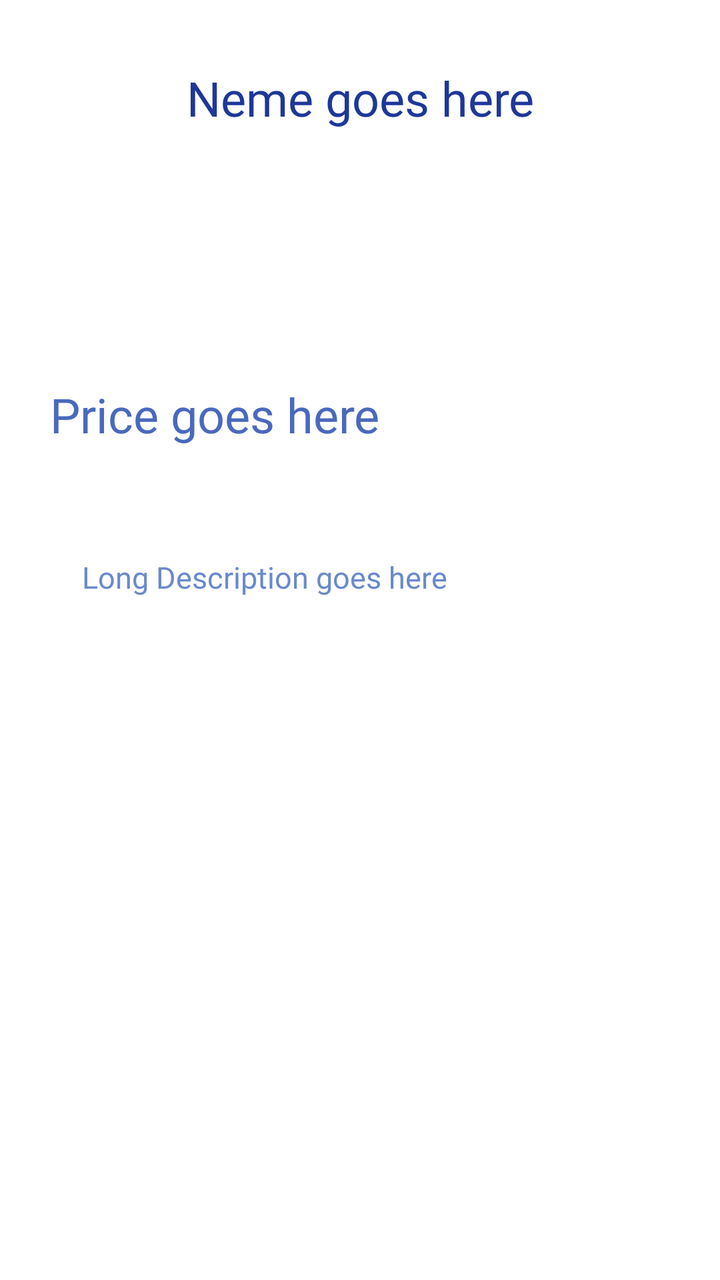
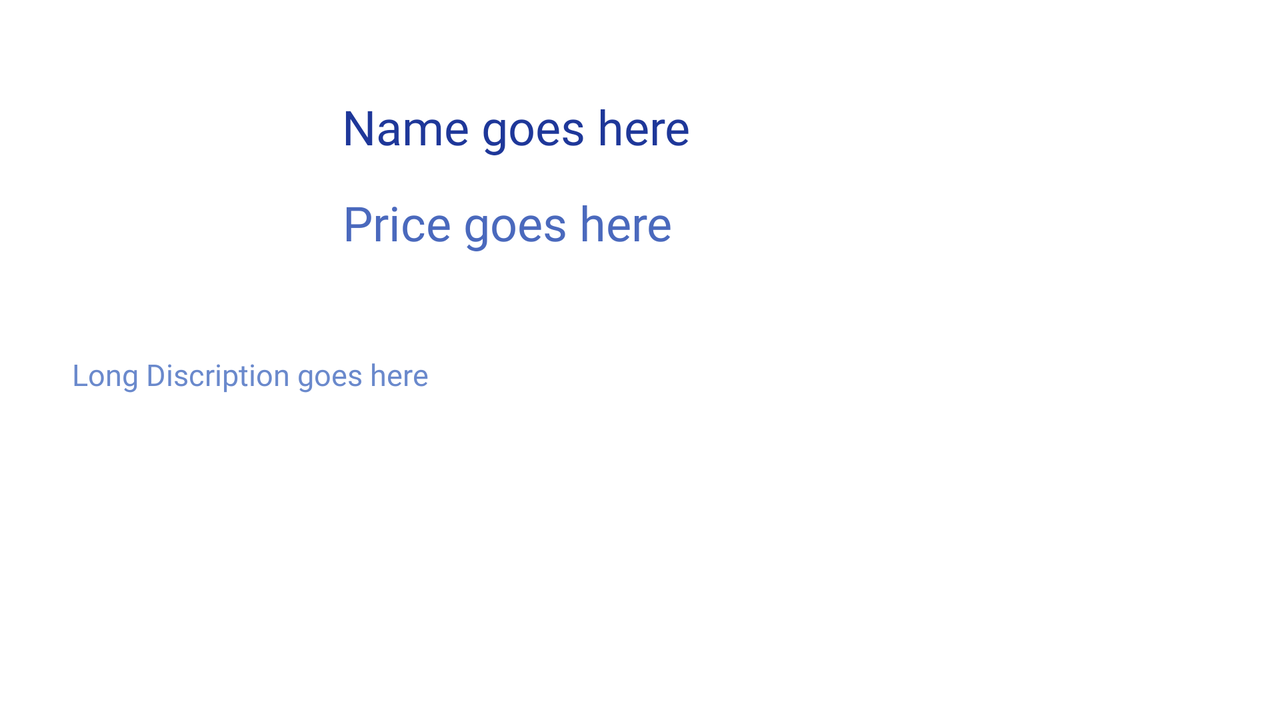

The same Android screen from two of the app's own layout files: first res/layout/ as a phone draws it, then the repository's variant for another configuration, drawn on a device whose configuration selects that folder. Both files follow.
<!-- AndroidManifest.xml: application theme Theme.RecyclerViewAndDetailPage -->
<!-- res/layout/activity_info.xml -->
<?xml version="1.0" encoding="utf-8"?>
<androidx.constraintlayout.widget.ConstraintLayout xmlns:android="http://schemas.android.com/apk/res/android"
    xmlns:app="http://schemas.android.com/apk/res-auto"
    xmlns:tools="http://schemas.android.com/tools"
    android:layout_width="match_parent"
    android:layout_height="match_parent"
    android:layout_margin="25dp"
    tools:context=".InfoActivity">

    <TextView
        android:id="@+id/name"
        android:layout_width="match_parent"
        android:layout_height="48dp"
        android:fontFamily="@font/amaranth_bold"
        android:gravity="center"
        android:text="Neme goes here"
        android:textColor="#1e3799"
        android:textSize="24sp"
        app:layout_constraintEnd_toEndOf="parent"
        app:layout_constraintHorizontal_bias="0.313"
        app:layout_constraintStart_toStartOf="parent"
        app:layout_constraintTop_toTopOf="parent" />

    <ImageView
        android:id="@+id/imageViewId"
        android:layout_width="120dp"
        android:layout_height="90dp"
        android:layout_marginTop="16dp"
        app:layout_constraintEnd_toEndOf="parent"
        app:layout_constraintHorizontal_bias="0.497"
        app:layout_constraintStart_toStartOf="parent"
        app:layout_constraintTop_toBottomOf="@+id/name"
        tools:srcCompat="@tools:sample/avatars" />


    <TextView
        android:id="@+id/price"
        android:layout_width="match_parent"
        android:layout_height="48dp"
        android:layout_marginTop="12dp"
        android:fontFamily="@font/aref_ruqaa"
        android:gravity="left"
        android:text="Price goes here"
        android:textColor="#4a69bd"
        android:textSize="24sp"

        app:layout_constraintEnd_toEndOf="parent"
        app:layout_constraintHorizontal_bias="0.0"
        app:layout_constraintStart_toStartOf="parent"
        app:layout_constraintTop_toBottomOf="@+id/imageViewId"
        app:layout_constraintVertical_bias="0.0" />

    <ScrollView
        android:id="@+id/scrollView2"
        android:layout_width="match_parent"
        android:layout_height="340dp"
        app:layout_constraintBottom_toBottomOf="parent"
        app:layout_constraintEnd_toEndOf="parent"
        app:layout_constraintHorizontal_bias="0.0"
        app:layout_constraintStart_toStartOf="parent"
        app:layout_constraintTop_toBottomOf="@+id/price"
        app:layout_constraintVertical_bias="0.816">

        <TextView
            android:id="@+id/l_Desc"
            android:layout_width="match_parent"
            android:layout_height="200dp"
            android:background="@drawable/textview_border"
            android:fontFamily="@font/artifika"
            android:paddingLeft="16sp"
            android:paddingTop="10dp"
            android:text="Long Description goes here"
            android:textColor="#6a89cc"
            android:textSize="15sp" />
    </ScrollView>

    <TextView
        android:id="@+id/s_Desc"
        android:layout_width="351dp"
        android:layout_height="43dp"
        android:text="Short Description goes here"
        android:textSize="20sp"
        android:visibility="gone"
        app:layout_constraintEnd_toEndOf="parent"
        app:layout_constraintHorizontal_bias="1.0"
        app:layout_constraintStart_toStartOf="parent"
        app:layout_constraintTop_toTopOf="parent" />




</androidx.constraintlayout.widget.ConstraintLayout>
<!-- resources referenced by this layout -->
<resources>
  <style name="Theme.RecyclerViewAndDetailPage" parent="Theme.MaterialComponents.DayNight.DarkActionBar">
          
          <item name="colorPrimary">@color/purple_500</item>
          <item name="colorPrimaryVariant">@color/purple_700</item>
          <item name="colorOnPrimary">@color/white</item>
          
          <item name="colorSecondary">@color/teal_200</item>
          <item name="colorSecondaryVariant">@color/teal_700</item>
          <item name="colorOnSecondary">@color/black</item>
          
          <item name="android:statusBarColor" tools:targetApi="l">?attr/colorPrimaryVariant</item>
          
      </style>
</resources>
<!-- res/layout-land/activity_info.xml (the repository's variant of the layout above) -->
<!-- drawn on the phone turned sideways -->
<?xml version="1.0" encoding="utf-8"?>
<androidx.constraintlayout.widget.ConstraintLayout xmlns:android="http://schemas.android.com/apk/res/android"
    xmlns:app="http://schemas.android.com/apk/res-auto"
    xmlns:tools="http://schemas.android.com/tools"
    android:layout_width="match_parent"
    android:layout_height="match_parent"
    android:layout_marginTop="20dp"
    android:layout_marginStart="20dp"
    android:layout_marginEnd="20dp"
    tools:context=".InfoActivity">

    <TextView
        android:id="@+id/name"
        android:layout_width="438dp"
        android:layout_height="48dp"
        android:fontFamily="@font/amaranth_bold"
        android:gravity="left"
        android:text="Name goes here"
        android:textColor="#1e3799"
        android:textSize="24sp"
        app:layout_constraintBottom_toBottomOf="parent"
        app:layout_constraintEnd_toEndOf="parent"
        app:layout_constraintHorizontal_bias="0.486"
        app:layout_constraintStart_toEndOf="@+id/imageViewId"
        app:layout_constraintTop_toTopOf="parent"
        app:layout_constraintVertical_bias="0.092" />

    <TextView
        android:id="@+id/price"
        android:layout_width="438dp"
        android:layout_height="48dp"
        android:fontFamily="@font/aref_ruqaa"
        android:gravity="left"
        android:text="Price goes here"
        android:textColor="#4a69bd"
        android:textSize="24sp"
        app:layout_constraintEnd_toEndOf="parent"
        app:layout_constraintHorizontal_bias="0.778"
        app:layout_constraintStart_toEndOf="@+id/imageViewId"
        app:layout_constraintTop_toBottomOf="@+id/name" />

    <TextView
        android:id="@+id/s_Desc"
        android:layout_width="79dp"
        android:layout_height="92dp"
        android:fontFamily="cursive"
        android:text="TextView"
        android:textSize="20sp"
        android:visibility="gone"
        app:layout_constraintBottom_toBottomOf="parent"
        app:layout_constraintEnd_toEndOf="parent"
        app:layout_constraintHorizontal_bias="0.588"
        app:layout_constraintStart_toStartOf="parent"
        app:layout_constraintTop_toTopOf="parent" />

    <ImageView
        android:id="@+id/imageViewId"
        android:layout_width="120dp"
        android:layout_height="120dp"
        android:layout_marginStart="10dp"
        app:layout_constraintBottom_toBottomOf="parent"
        app:layout_constraintEnd_toStartOf="@+id/price"
        app:layout_constraintHorizontal_bias="0.128"
        app:layout_constraintStart_toStartOf="parent"
        app:layout_constraintTop_toTopOf="parent"
        app:layout_constraintVertical_bias="0.063"
        tools:srcCompat="@tools:sample/avatars" />

    <ScrollView
        android:layout_width="match_parent"
        android:layout_height="170dp"
        app:layout_constraintBottom_toBottomOf="parent"
        app:layout_constraintEnd_toEndOf="parent"
        app:layout_constraintStart_toStartOf="parent"
        app:layout_constraintTop_toBottomOf="@+id/imageViewId">

        <TextView
            android:id="@+id/l_Desc"
            android:layout_width="match_parent"
            android:layout_height="wrap_content"
            android:background="@drawable/textview_border"
            android:fontFamily="@font/artifika"
            android:paddingLeft="16sp"
            android:paddingTop="5dp"
            android:text="Long Discription goes here"
            android:textColor="#6a89cc"
            android:textSize="15sp" />
    </ScrollView>


</androidx.constraintlayout.widget.ConstraintLayout>
